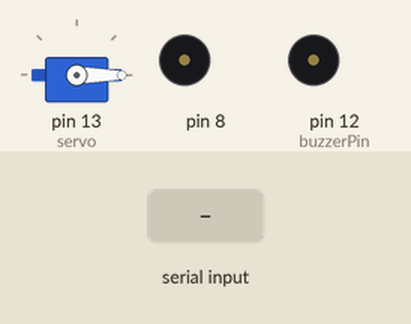
The sketch below on a simulated Arduino Uno, built with avr-gcc and run on an emulated ATmega328P. Shown: servo, buzzer (waves = sounding, pin HIGH). The inputs (shaded band) are chosen by the test bench. What the sketch prints to the serial monitor is not drawn.

Above: at 1.2 s.
1.3 s: "1" received over the second serial link
At 1.7 s:
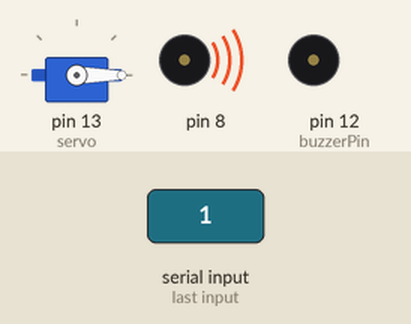
4.3 s: "B" received over the second serial link
At 5.3 s:
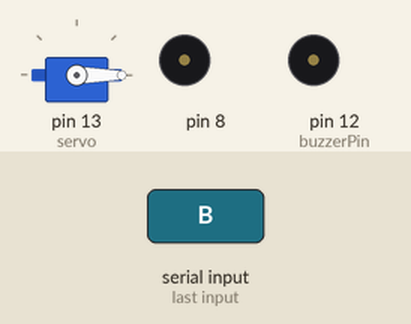
5.9 s: "0" received over the second serial link
At 6.05 s:
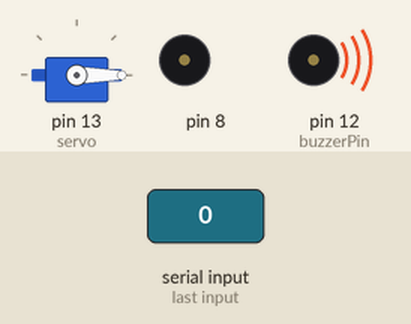
Timing chart, 0 to 8.9 s (numbered marks = the images above; inputs shaded):
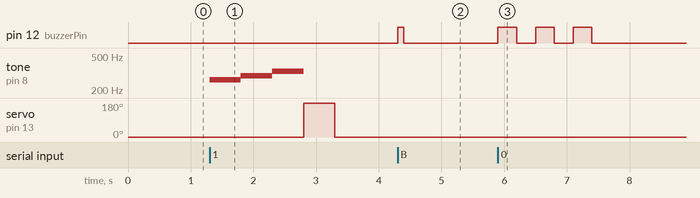

The sketch:

0922_slave.ino
```cpp
#include <Servo.h>
#include <SoftwareSerial.h>

Servo servo;
int tx = 10;
int rx = 11; // RX, TX 핀 설정
SoftwareSerial pad_serial(tx, rx);
int buzzerPin = 12; // 능동 부저 핀 설정
bool buzzerActive = false; // 부저 활성 상태를 관리하는 변수

void setup() {
  Serial.begin(9600);
  pad_serial.begin(9600);
  servo.attach(13); // 서보 모터 핀 설정
  pinMode(buzzerPin, OUTPUT); // 부저 핀 출력으로 설정
  servo.write(0); // 기본 잠금 상태 (0도)
  pinMode(8, OUTPUT);
}

void loop() {
  if (pad_serial.available()) {
    char key = pad_serial.read(); // Master 칩으로부터 명령 수신
    Serial.print("받은신호 : "); // 수신된 신호 표시
    Serial.println(key); // 신호 출력

    if (key == 'B') {  // B를 받으면 부저 울림 (키패드 입력 소리)
      pushBuzzer();
    }
    else if (key == '1') {  // '1'을 받으면 부저 울리고 서보 모터 동작
      unlock(); //열리는 함수
      Serial.println("문이열립니다");
    }
    else if (key == '0') {
      lock(); //닫는
      Serial.println("잘못누르셨습니다"); // '0'일 때는 아무 동작도 안 함
    }
  }
}

void pushBuzzer()  // 부저 울리기 (키패드 눌릴 때)
{

  digitalWrite(buzzerPin, HIGH);
  delay(100);
  digitalWrite(buzzerPin, LOW);
}

void lock() //삐삐삐
{
  digitalWrite(buzzerPin, HIGH);
  delay(300);
  digitalWrite(buzzerPin, LOW);
  delay(300);
  digitalWrite(buzzerPin, HIGH);
  delay(300);
  digitalWrite(buzzerPin, LOW);
  delay(300);
  digitalWrite(buzzerPin, HIGH);
  delay(300);
  digitalWrite(buzzerPin, LOW);
}

void unlock()
{
  // 부저 울리기 (잠금 해제 시)
  tone(8, 262);
  delay(500);
  tone(8, 294);
  delay(500);
  tone(8, 330);
  delay(500);
  noTone(8);

  // 서보 모터 동작
  Serial.println("문이 열립니다");
  servo.write(180); // 서보 모터 회전 (문 열림)
  delay(500); // 잠금 해제 후 대기 시간
  servo.write(0); // 서보 모터 원위치 (문 잠금)
}
```

Measured:
- after the input at 1.3 s, tone on pin 8: silent → 262 Hz at once, → 294 Hz 0.50 s later, → 330 Hz 0.50 s later, → silent 0.50 s later; servo on pin 13 (servo): 0° → 180° after 1.5 s, → 0° 0.50 s later
- after the input at 4.3 s, pin 12 (buzzerPin): LOW → HIGH at once, → LOW 0.10 s later
- after the input at 5.9 s, pin 12 (buzzerPin): alternates HIGH for 0.30 s and LOW for 0.30 s, 6 changes in all, then stays LOW, starting at once
